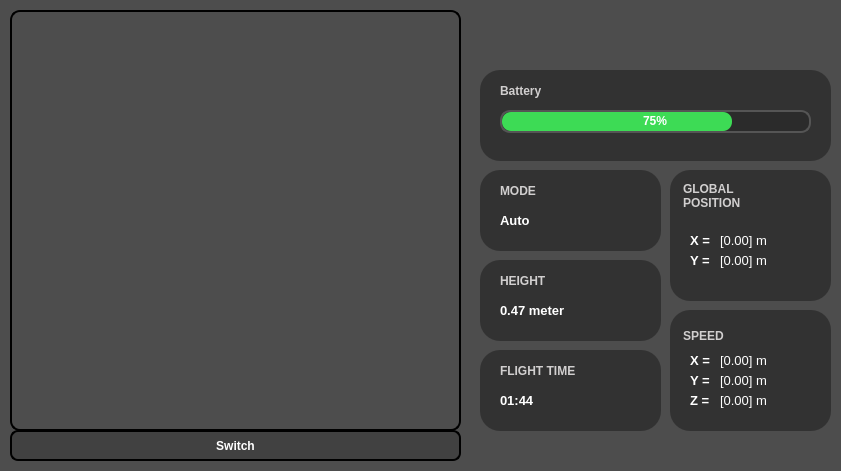
   <widget class="QFrame" name="frame_8">
    <property name="geometry">
     <rect>
      <x>210</x>
      <y>514</y>
      <width>841</width>
      <height>471</height>
     </rect>
    </property>
    <property name="styleSheet">
     <string notr="true">QFrame {
	background-color: #4d4d4d;
	border-radius: 20px;
}</string>
    </property>
    <property name="frameShape">
     <enum>QFrame::StyledPanel</enum>
    </property>
    <property name="frameShadow">
     <enum>QFrame::Raised</enum>
    </property>
    <widget class="QLabel" name="SwitchView_2">
     <property name="geometry">
      <rect>
       <x>10</x>
       <y>10</y>
       <width>451</width>
       <height>421</height>
      </rect>
     </property>
     <property name="styleSheet">
      <string notr="true">color: rgb(156, 156, 156);
font-weight: bold;
border: 2px solid black; 
border-radius: 10px;</string>
     </property>
     <property name="text">
      <string/>
     </property>
    </widget>
    <widget class="QFrame" name="frame_12">
     <property name="geometry">
      <rect>
       <x>670</x>
       <y>170</y>
       <width>161</width>
       <height>131</height>
      </rect>
     </property>
     <property name="styleSheet">
      <string notr="true">QFrame {
	background-color: rgb(50, 50, 50);
	border-radius: 20px;
}</string>
     </property>
     <property name="frameShape">
      <enum>QFrame::StyledPanel</enum>
     </property>
     <property name="frameShadow">
      <enum>QFrame::Raised</enum>
     </property>
     <widget class="QLabel" name="label_25">
      <property name="geometry">
       <rect>
        <x>10</x>
        <y>10</y>
        <width>61</width>
        <height>31</height>
       </rect>
      </property>
      <property name="font">
       <font>
        <weight>75</weight>
        <bold>true</bold>
       </font>
      </property>
      <property name="styleSheet">
       <string notr="true">color: rgb(209, 207, 207);
font-weight: bold;
border: 0px gray; </string>
      </property>
      <property name="text">
       <string>GLOBAL POSITION</string>
      </property>
      <property name="wordWrap">
       <bool>true</bool>
      </property>
      <property name="margin">
       <number>2</number>
      </property>
      <property name="indent">
       <number>3</number>
      </property>
      <property name="openExternalLinks">
       <bool>false</bool>
      </property>
     </widget>
     <widget class="QLabel" name="label_26">
      <property name="geometry">
       <rect>
        <x>20</x>
        <y>60</y>
        <width>31</width>
        <height>21</height>
       </rect>
      </property>
      <property name="font">
       <font>
        <pointsize>10</pointsize>
        <weight>75</weight>
        <bold>true</bold>
       </font>
      </property>
      <property name="styleSheet">
       <string notr="true">color: white;
font-weight: bold;
border: 0px gray; </string>
      </property>
      <property name="text">
       <string>X =</string>
      </property>
     </widget>
     <widget class="QLabel" name="label_27">
      <property name="geometry">
       <rect>
        <x>20</x>
        <y>80</y>
        <width>31</width>
        <height>21</height>
       </rect>
      </property>
      <property name="font">
       <font>
        <pointsize>10</pointsize>
        <weight>75</weight>
        <bold>true</bold>
       </font>
      </property>
      <property name="styleSheet">
       <string notr="true">color: white;
font-weight: bold;
border: 0px gray; </string>
      </property>
      <property name="text">
       <string>Y =</string>
      </property>
     </widget>
     <widget class="QLabel" name="DronePositionX">
      <property name="geometry">
       <rect>
        <x>50</x>
        <y>60</y>
        <width>101</width>
        <height>21</height>
       </rect>
      </property>
      <property name="font">
       <font>
        <pointsize>10</pointsize>
        <weight>50</weight>
        <bold>false</bold>
       </font>
      </property>
      <property name="styleSheet">
       <string notr="true">color: white;
border: 0px gray; </string>
      </property>
      <property name="text">
       <string>[0.00] m</string>
      </property>
     </widget>
     <widget class="QLabel" name="DronePositionY">
      <property name="geometry">
       <rect>
        <x>50</x>
        <y>80</y>
        <width>101</width>
        <height>21</height>
       </rect>
      </property>
      <property name="font">
       <font>
        <pointsize>10</pointsize>
        <weight>50</weight>
        <bold>false</bold>
       </font>
      </property>
      <property name="styleSheet">
       <string notr="true">color: white;
border: 0px gray; </string>
      </property>
      <property name="text">
       <string>[0.00] m</string>
      </property>
     </widget>
    </widget>
    <widget class="QFrame" name="frame_13">
     <property name="geometry">
      <rect>
       <x>480</x>
       <y>170</y>
       <width>181</width>
       <height>81</height>
      </rect>
     </property>
     <property name="styleSheet">
      <string notr="true">QFrame {
	background-color: rgb(50, 50, 50);
	border-radius: 20px;
}</string>
     </property>
     <property name="frameShape">
      <enum>QFrame::StyledPanel</enum>
     </property>
     <property name="frameShadow">
      <enum>QFrame::Raised</enum>
     </property>
     <widget class="QLabel" name="label_19">
      <property name="geometry">
       <rect>
        <x>20</x>
        <y>10</y>
        <width>61</width>
        <height>21</height>
       </rect>
      </property>
      <property name="font">
       <font>
        <weight>75</weight>
        <bold>true</bold>
       </font>
      </property>
      <property name="styleSheet">
       <string notr="true">color: rgb(209, 207, 207);
font-weight: bold;
border: 0px gray; </string>
      </property>
      <property name="text">
       <string>MODE</string>
      </property>
     </widget>
     <widget class="QLabel" name="DroneMode">
      <property name="geometry">
       <rect>
        <x>20</x>
        <y>40</y>
        <width>151</width>
        <height>21</height>
       </rect>
      </property>
      <property name="font">
       <font>
        <pointsize>10</pointsize>
        <weight>75</weight>
        <bold>true</bold>
       </font>
      </property>
      <property name="styleSheet">
       <string notr="true">color: white;
font-weight: bold;
border: 0px gray; </string>
      </property>
      <property name="text">
       <string>Auto</string>
      </property>
     </widget>
    </widget>
    <widget class="QFrame" name="frame_16">
     <property name="geometry">
      <rect>
       <x>480</x>
       <y>70</y>
       <width>351</width>
       <height>91</height>
      </rect>
     </property>
     <property name="styleSheet">
      <string notr="true">QFrame {
	background-color: rgb(50, 50, 50);
	border-radius: 20px;
}</string>
     </property>
     <property name="frameShape">
      <enum>QFrame::StyledPanel</enum>
     </property>
     <property name="frameShadow">
      <enum>QFrame::Raised</enum>
     </property>
     <widget class="QLabel" name="label_18">
      <property name="geometry">
       <rect>
        <x>20</x>
        <y>10</y>
        <width>61</width>
        <height>21</height>
       </rect>
      </property>
      <property name="font">
       <font>
        <weight>75</weight>
        <bold>true</bold>
       </font>
      </property>
      <property name="styleSheet">
       <string notr="true">color: rgb(209, 207, 207);
font-weight: bold;
border: 0px gray; </string>
      </property>
      <property name="text">
       <string>Battery</string>
      </property>
     </widget>
     <widget class="QProgressBar" name="DroneBattery">
      <property name="geometry">
       <rect>
        <x>20</x>
        <y>40</y>
        <width>311</width>
        <height>23</height>
       </rect>
      </property>
      <property name="cursor">
       <cursorShape>UpArrowCursor</cursorShape>
      </property>
      <property name="styleSheet">
       <string notr="true">QProgressBar {
    border: 2px solid #555;
    border-radius: 10px;   /* sisi luar bar rounded */
    text-align: center;
	font-weight: bold;
    background-color: #2b2b2b;
    color: white;
}

QProgressBar::chunk {
    background-color: #3ddb55;  /* hijau isi progress */
    border-radius: 9px;        /* sisi isi juga rounded */
}
</string>
      </property>
      <property name="value">
       <number>75</number>
      </property>
      <property name="alignment">
       <set>Qt::AlignCenter</set>
      </property>
      <property name="textVisible">
       <bool>true</bool>
      </property>
      <property name="orientation">
       <enum>Qt::Horizontal</enum>
      </property>
      <property name="invertedAppearance">
       <bool>false</bool>
      </property>
      <property name="textDirection">
       <enum>QProgressBar::TopToBottom</enum>
      </property>
     </widget>
    </widget>
    <widget class="QFrame" name="frame_14">
     <property name="geometry">
      <rect>
       <x>670</x>
       <y>310</y>
       <width>161</width>
       <height>121</height>
      </rect>
     </property>
     <property name="styleSheet">
      <string notr="true">QFrame {
	background-color: rgb(50, 50, 50);
	border-radius: 20px;
}</string>
     </property>
     <property name="frameShape">
      <enum>QFrame::StyledPanel</enum>
     </property>
     <property name="frameShadow">
      <enum>QFrame::Raised</enum>
     </property>
     <widget class="QLabel" name="DroneSpeedX">
      <property name="geometry">
       <rect>
        <x>50</x>
        <y>40</y>
        <width>101</width>
        <height>21</height>
       </rect>
      </property>
      <property name="font">
       <font>
        <pointsize>10</pointsize>
        <weight>50</weight>
        <bold>false</bold>
       </font>
      </property>
      <property name="styleSheet">
       <string notr="true">color: white;
border: 0px gray; </string>
      </property>
      <property name="text">
       <string>[0.00] m</string>
      </property>
     </widget>
     <widget class="QLabel" name="label_31">
      <property name="geometry">
       <rect>
        <x>10</x>
        <y>10</y>
        <width>61</width>
        <height>31</height>
       </rect>
      </property>
      <property name="font">
       <font>
        <weight>75</weight>
        <bold>true</bold>
       </font>
      </property>
      <property name="styleSheet">
       <string notr="true">color: rgb(209, 207, 207);
font-weight: bold;
border: 0px gray; </string>
      </property>
      <property name="text">
       <string>SPEED</string>
      </property>
      <property name="wordWrap">
       <bool>true</bool>
      </property>
      <property name="margin">
       <number>2</number>
      </property>
      <property name="indent">
       <number>3</number>
      </property>
      <property name="openExternalLinks">
       <bool>false</bool>
      </property>
     </widget>
     <widget class="QLabel" name="label_32">
      <property name="geometry">
       <rect>
        <x>20</x>
        <y>60</y>
        <width>31</width>
        <height>21</height>
       </rect>
      </property>
      <property name="font">
       <font>
        <pointsize>10</pointsize>
        <weight>75</weight>
        <bold>true</bold>
       </font>
      </property>
      <property name="styleSheet">
       <string notr="true">color: white;
font-weight: bold;
border: 0px gray; </string>
      </property>
      <property name="text">
       <string>Y =</string>
      </property>
     </widget>
     <widget class="QLabel" name="label_33">
      <property name="geometry">
       <rect>
        <x>20</x>
        <y>40</y>
        <width>31</width>
        <height>21</height>
       </rect>
      </property>
      <property name="font">
       <font>
        <pointsize>10</pointsize>
        <weight>75</weight>
        <bold>true</bold>
       </font>
      </property>
      <property name="styleSheet">
       <string notr="true">color: white;
font-weight: bold;
border: 0px gray; </string>
      </property>
      <property name="text">
       <string>X =</string>
      </property>
     </widget>
     <widget class="QLabel" name="DroneSpeedY">
      <property name="geometry">
       <rect>
        <x>50</x>
        <y>60</y>
        <width>101</width>
        <height>21</height>
       </rect>
      </property>
      <property name="font">
       <font>
        <pointsize>10</pointsize>
        <weight>50</weight>
        <bold>false</bold>
       </font>
      </property>
      <property name="styleSheet">
       <string notr="true">color: white;
border: 0px gray; </string>
      </property>
      <property name="text">
       <string>[0.00] m</string>
      </property>
     </widget>
     <widget class="QLabel" name="label_35">
      <property name="geometry">
       <rect>
        <x>20</x>
        <y>80</y>
        <width>31</width>
        <height>21</height>
       </rect>
      </property>
      <property name="font">
       <font>
        <pointsize>10</pointsize>
        <weight>75</weight>
        <bold>true</bold>
       </font>
      </property>
      <property name="styleSheet">
       <string notr="true">color: white;
font-weight: bold;
border: 0px gray; </string>
      </property>
      <property name="text">
       <string>Z =</string>
      </property>
     </widget>
     <widget class="QLabel" name="DroneSpeedZ">
      <property name="geometry">
       <rect>
        <x>50</x>
        <y>80</y>
        <width>101</width>
        <height>21</height>
       </rect>
      </property>
      <property name="font">
       <font>
        <pointsize>10</pointsize>
        <weight>50</weight>
        <bold>false</bold>
       </font>
      </property>
      <property name="styleSheet">
       <string notr="true">color: white;
border: 0px gray; </string>
      </property>
      <property name="text">
       <string>[0.00] m</string>
      </property>
     </widget>
    </widget>
    <widget class="QFrame" name="frame_15">
     <property name="geometry">
      <rect>
       <x>480</x>
       <y>260</y>
       <width>181</width>
       <height>81</height>
      </rect>
     </property>
     <property name="styleSheet">
      <string notr="true">QFrame {
	background-color: rgb(50, 50, 50);
	border-radius: 20px;
}</string>
     </property>
     <property name="frameShape">
      <enum>QFrame::StyledPanel</enum>
     </property>
     <property name="frameShadow">
      <enum>QFrame::Raised</enum>
     </property>
     <widget class="QLabel" name="label_21">
      <property name="geometry">
       <rect>
        <x>20</x>
        <y>10</y>
        <width>61</width>
        <height>21</height>
       </rect>
      </property>
      <property name="font">
       <font>
        <weight>75</weight>
        <bold>true</bold>
       </font>
      </property>
      <property name="styleSheet">
       <string notr="true">color: rgb(209, 207, 207);
font-weight: bold;
border: 0px gray; </string>
      </property>
      <property name="text">
       <string>HEIGHT</string>
      </property>
     </widget>
     <widget class="QLabel" name="DroneHeight">
      <property name="geometry">
       <rect>
        <x>20</x>
        <y>40</y>
        <width>141</width>
        <height>21</height>
       </rect>
      </property>
      <property name="font">
       <font>
        <pointsize>10</pointsize>
        <weight>75</weight>
        <bold>true</bold>
       </font>
      </property>
      <property name="styleSheet">
       <string notr="true">color: white;
font-weight: bold;
border: 0px gray; </string>
      </property>
      <property name="text">
       <string>0.47 meter</string>
      </property>
     </widget>
    </widget>
    <widget class="QFrame" name="frame_18">
     <property name="geometry">
      <rect>
       <x>480</x>
       <y>350</y>
       <width>181</width>
       <height>81</height>
      </rect>
     </property>
     <property name="styleSheet">
      <string notr="true">QFrame {
	background-color: rgb(50, 50, 50);
	border-radius: 20px;
}</string>
     </property>
     <property name="frameShape">
      <enum>QFrame::StyledPanel</enum>
     </property>
     <property name="frameShadow">
      <enum>QFrame::Raised</enum>
     </property>
     <widget class="QLabel" name="label_23">
      <property name="geometry">
       <rect>
        <x>20</x>
        <y>10</y>
        <width>91</width>
        <height>21</height>
       </rect>
      </property>
      <property name="font">
       <font>
        <weight>75</weight>
        <bold>true</bold>
       </font>
      </property>
      <property name="styleSheet">
       <string notr="true">color: rgb(209, 207, 207);
font-weight: bold;
border: 0px gray; </string>
      </property>
      <property name="text">
       <string>FLIGHT TIME</string>
      </property>
     </widget>
     <widget class="QLabel" name="DroneFlightTime">
      <property name="geometry">
       <rect>
        <x>20</x>
        <y>40</y>
        <width>61</width>
        <height>21</height>
       </rect>
      </property>
      <property name="font">
       <font>
        <pointsize>10</pointsize>
        <weight>75</weight>
        <bold>true</bold>
       </font>
      </property>
      <property name="styleSheet">
       <string notr="true">color: white;
font-weight: bold;
border: 0px gray; </string>
      </property>
      <property name="text">
       <string>01:44</string>
      </property>
     </widget>
    </widget>
    <widget class="QLabel" name="label_9">
     <property name="geometry">
      <rect>
       <x>480</x>
       <y>-20</y>
       <width>351</width>
       <height>111</height>
      </rect>
     </property>
     <property name="styleSheet">
      <string notr="true"> image: url(&quot;C:/laragon/www/QT Drone/assets/LOGO R BG-012.png&quot;);</string>
     </property>
     <property name="text">
      <string/>
     </property>
    </widget>
    <widget class="QPushButton" name="DroneSwitch">
     <property name="geometry">
      <rect>
       <x>10</x>
       <y>430</y>
       <width>451</width>
       <height>31</height>
      </rect>
     </property>
     <property name="cursor">
      <cursorShape>PointingHandCursor</cursorShape>
     </property>
     <property name="styleSheet">
      <string notr="true">QPushButton {
    background-color: rgb(65, 65, 65);
    border: 2px solid black;
    border-radius: 8px;
    color: white;
    font-weight: bold;
    padding: 6px 12px;
    text-align: center;
}

/* Hover effect */
QPushButton:hover {
    background-color: rgb(90, 90, 90);   
    border: 2px solid rgb(120, 120, 120);
    color: #e0e0e0;                    
}

/* Saat ditekan */
QPushButton:pressed {
    background-color: rgb(40, 40, 40);   
    border: 2px solid rgb(100, 100, 100);
    color: #cccccc;
}
</string>
     </property>
     <property name="text">
      <string>Switch</string>
     </property>
    </widget>
    <zorder>label_9</zorder>
    <zorder>SwitchView_2</zorder>
    <zorder>frame_12</zorder>
    <zorder>frame_13</zorder>
    <zorder>frame_16</zorder>
    <zorder>frame_14</zorder>
    <zorder>frame_15</zorder>
    <zorder>frame_18</zorder>
    <zorder>DroneSwitch</zorder>
   </widget>
